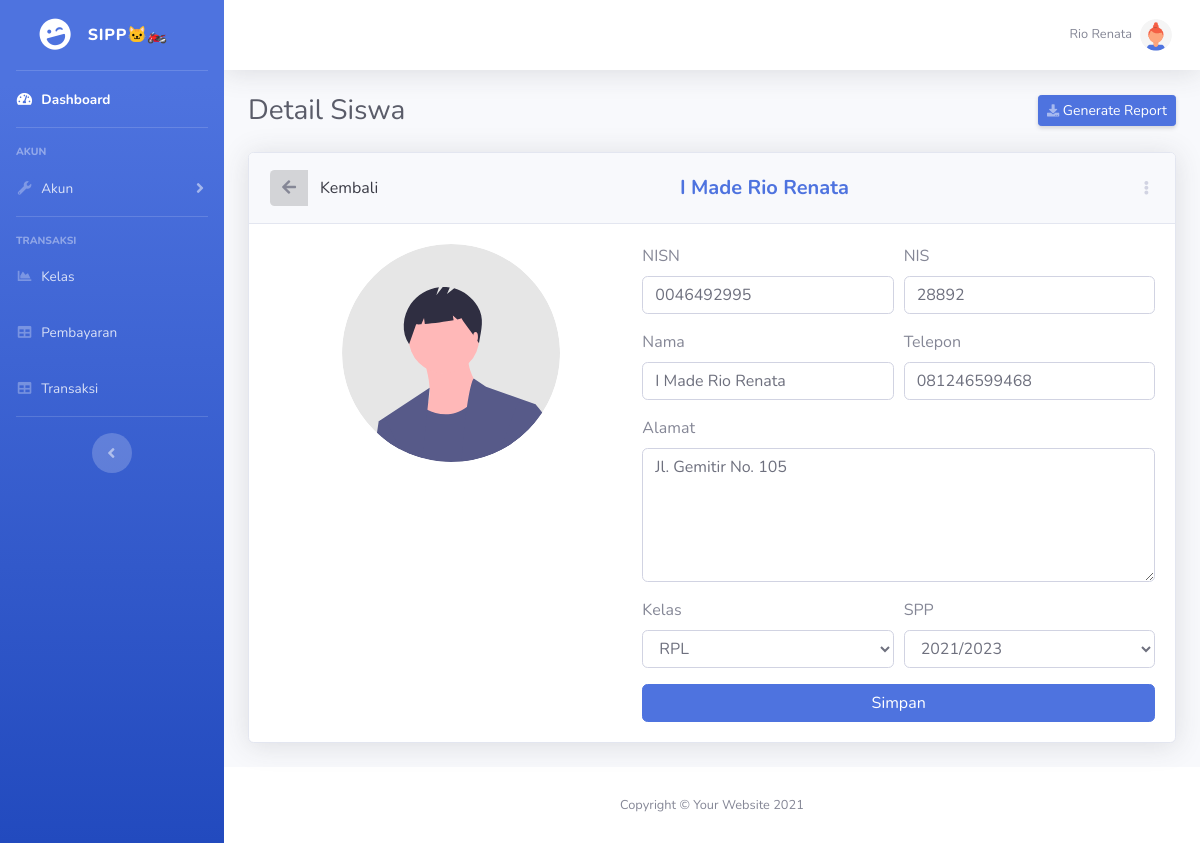
/public/siswa/detail/1 (signed in), run on the app's committed database.
### tables this page shows
CREATE TABLE `siswa` (
  `id_siswa` int(11) NOT NULL,
  `nisn` varchar(10) NOT NULL,
  `nis` varchar(5) NOT NULL,
  `nama` varchar(50) NOT NULL,
  `alamat` text NOT NULL,
  `telepon` varchar(14) NOT NULL,
  `id_kelas` int(11) NOT NULL,
  `id_pengguna` int(11) NOT NULL,
  `id_pembayaran` int(11) NOT NULL
);

CREATE TABLE `kelas` (
  `id_kelas` int(11) NOT NULL,
  `nama` varchar(10) NOT NULL,
  `kompetensi_keahlian` varchar(50) NOT NULL
);

CREATE TABLE `pembayaran` (
  `id_pembayaran` int(11) NOT NULL,
  `tahun_ajaran` varchar(9) NOT NULL,
  `nominal` int(11) NOT NULL
);

### app/core/Controller.php (called while the page is built, shortened)
<?php
class Controller
{
  public function view($view, $data = [])
  {
    require_once "../app/views/{$view}.php";
  }
  public function model($model)
  {
    return new $model;
  }
}

### app/controllers/Siswa.php (called while the page is built, shortened)
<?php
class Siswa extends Controller
{
  public function detail($id)
  {
    $data = [
      'title'   => 'Detail Siswa',
      'siswa' => $this->model('siswa_model')->getSiswaById($id),
    ];
    $this->view('siswa/detail', $data);
  }
}

### app/core/App.php (called while the page is built, shortened)
<?php
class App
{
  protected $method     = 'index';
  protected $params     = [];
  public function __construct()
  {
    $url  = $this->parseUrl();
    if (isset($url[0])) {
      if (file_exists("../app/controllers/{$url[0]}.php")) {
        unset($url[0]);
      }
    }
    $this->controller = new $this->controller;
    if (isset($url[1])) {
      if (method_exists($this->controller, $url[1])) {
        $this->method = $url[1];
        unset($url[1]);
      }
    }
    if (!empty($url)) {
      $this->params = array_values($url);
    }
    call_user_func_array([$this->controller, $this->method], $this->params);
  }
  public function parseUrl()
  {
    if (isset($_GET['url'])) {
      $url  = rtrim($_GET['url'], '/');
      $url  = filter_var($url, FILTER_SANITIZE_URL);
      $url  = explode('/', $url);
      return $url;
    }
  }
}

### public/index.php (called while the page is built, shortened)
<?php
$app = new App;

### app/core/Database.php (called while the page is built, shortened)
<?php
class Database
{
  private $db_host  = DB_HOST;
  private $db_name  = DB_NAME;
  private $db_user  = DB_USER;
  private $db_pass  = DB_PASS;
  private $dbh;
  private $stmt;
  public function __construct()
  {
    $dsn    = "mysql:host={$this->db_host};dbname={$this->db_name}";
    $option = [
      PDO::ATTR_PERSISTENT => true,
      PDO::ATTR_ERRMODE => PDO::ERRMODE_EXCEPTION
    ];
    try {
      $this->dbh = new PDO($dsn, $this->db_user, $this->db_pass, $option);
    } catch (PDOException $e) {
      die($e->getMessage());
    }
  }
  public function query($query)
  {
    $this->stmt = $this->dbh->prepare($query);
  }
  public function bind($param, $value, $type = null)
  {
    if (is_null($type)) {
      switch (true) {
        default:
          $type = PDO::PARAM_STR;
          break;
      }
    }
    $this->stmt->bindValue($param, $value, $type);
  }
  public function execute()
  {
    $this->stmt->execute();
  }
  public function fetch()
  {
    $this->execute();
    return $this->stmt->fetch(PDO::FETCH_ASSOC);
  }
}

### app/models/Siswa_Model.php (called while the page is built, shortened)
<?php
class Siswa_Model
{
  private $table = 'siswa';
  private $db;
  public function __construct()
  {
    $this->db = new Database;
  }
  public function getSiswaById($id)
  {
    $query  = "SELECT siswa.*, pengguna.*, pembayaran.*, kelas.nama as nama_kelas, kelas.kompetensi_keahlian
               FROM {$this->table}
               LEFT JOIN pengguna ON siswa.id_pengguna = pengguna.id_pengguna
               LEFT JOIN pembayaran ON siswa.id_pembayaran = pembayaran.id_pembayaran
               LEFT JOIN kelas ON siswa.id_kelas = kelas.id_kelas
               WHERE siswa.id_siswa = :id";
    $this->db->query($query);
    $this->db->bind('id', $id);
    return $this->db->fetch();
  }
}

### app/views/siswa/detail.php (the view, shortened to what this page needs)
<div class="container-fluid">
  <div class="d-sm-flex align-items-center justify-content-between mb-4">
    <h1 class="h3 mb-0 text-gray-800"><?= $data['title'] ?></h1>
    <a href="#" class="d-none d-sm-inline-block btn btn-sm btn-primary shadow-sm"><i class="fas fa-download fa-sm text-white-50"></i> Generate Report</a>
  </div>
  <div class="card shadow mb-4">
    <div class="card-header py-3 d-flex flex-row align-items-center justify-content-between">
      <h6 class="m-0 font-weight-bold text-primary">
        <a href="<?= BASE_URL ?>/siswa" class="btn btn-light btn-icon-split">
          <span class="icon text-gray-600">
            <i class="fas fa-arrow-left"></i>
          </span>
          <span class="text">Kembali</span>
        </a>
      </h6>
      <h5 class="m-0 font-weight-bold text-primary"><?= $data['siswa']['nama'] ?></h5>
      <div class="dropdown no-arrow">
        <a class="dropdown-toggle" href="#" role="button" id="dropdownMenuLink" data-toggle="dropdown" aria-haspopup="true" aria-expanded="false">
          <i class="fas fa-ellipsis-v fa-sm fa-fw text-gray-400"></i>
        </a>
      </div>
    </div>
    <div class="card-body">
      <form action="<?= BASE_URL ?>/siswa/update" method="post">
        <div class="form-row">
          <div class="col-md-5 d-flex justify-content-center align-item-center">
            <div class="col-8"><img src="<?= BASE_URL ?>/img/undraw_profile_<?= array_rand([1, 2, 3, 4]) ?>.svg" alt="<?= $data['siswa']['nama'] ?>" class="img-profile rounded-circle"></div>
          </div>
          <div class="col-md-7">
            <div class="form-row">
              <div class="form-group col-md-6">
                <label for="labelNisn">NISN</label>
                <input type="text" class="form-control" name="nisn" id="labelNisn" required maxlength="10" value="<?= $data['siswa']['nisn'] ?>">
              </div>
              <div class="form-group col-md-6">
                <label for="labelNis">NIS</label>
                <input type="text" class="form-control" name="nis" id="labelNis" required maxlength="5" value="<?= $data['siswa']['nis'] ?>">
              </div>
            </div>
            <div class="form-row">
              <div class="form-group col-md-6">
                <label for="labelNama">Nama</label>
                <input type="text" class="form-control" name="nama" id="labelNama" required maxlength="50" value="<?= $data['siswa']['nama'] ?>">
              </div>
              <div class="form-group col-md-6">
                <label for="labelTelepon">Telepon</label>
                <input type="text" class="form-control" name="telepon" id="labelTelepon" required maxlength="14" value="<?= $data['siswa']['telepon'] ?>">
              </div>
            </div>
            <div class="form-group">
              <label for="labelAlamat">Alamat</label>
              <textarea name="alamat" class="form-control" id="labelAlamat" cols="30" rows="5" required><?= $data['siswa']['alamat'] ?></textarea>
            </div>
            <div class="form-row">
              <div class="form-group col-md-6">
                <label for="labelKelas">Kelas</label>
                <select name="id_kelas" id="labelKelas" class="form-control" required>
                  <option value="<?= $data['siswa']['id_kelas'] ?>" selected><?= $data['siswa']['nama_kelas'] ?></option>
                </select>
              </div>
              <div class="form-group col-md-6">
                <label for="labelSpp">SPP</label>
                <select name="id_pembayaran" id="labelSpp" class="form-control" required>
                  <option value="<?= $data['siswa']['id_pembayaran'] ?>" selected><?= $data['siswa']['tahun_ajaran'] ?></option>
                </select>
              </div>
            </div>
            <button type="submit" class="btn btn-primary btn-block">Simpan</button>
          </div>
        </div>
      </form>
    </div>
  </div>
</div>

### data on the page
siswa: nama "I Made Rio Renata", nisn "0046492995", nis "28892", telepon "081246599468", alamat "Jl. Gemitir No. 105", id_kelas "RPL", id_pembayaran "2021/2023"

### other printed values
$_SESSION['user']['name'] "Rio Renata"
$data['title'] "Detail Siswa"
